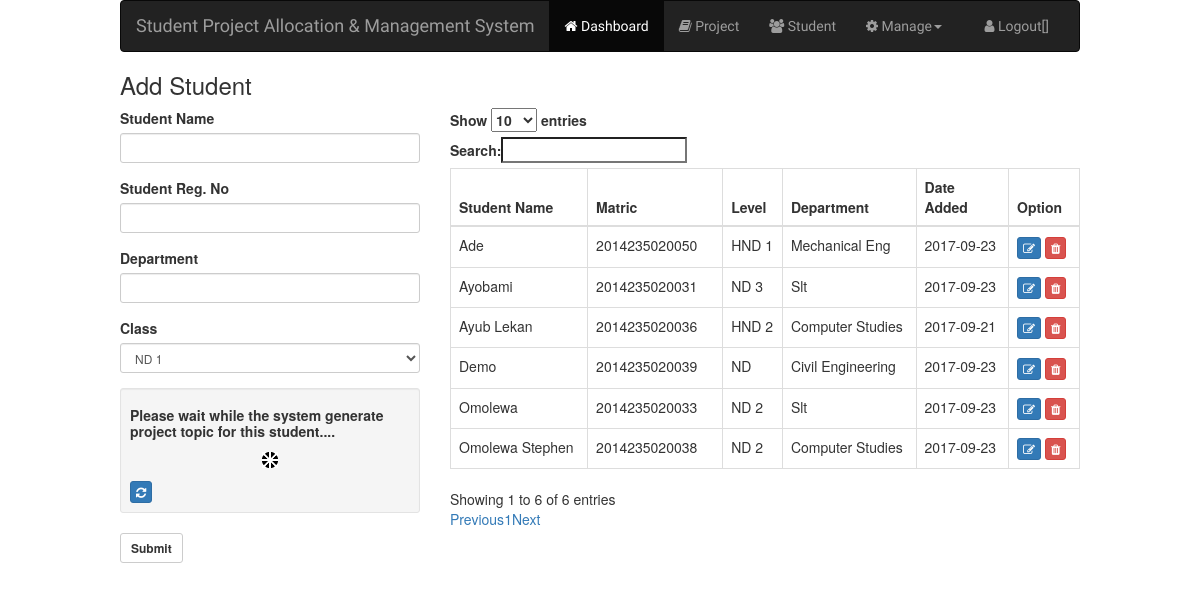
Screenshot of /create-student.php with the database file from the repository.
### tables this page shows
CREATE TABLE `student` (
  `id` int(11) NOT NULL,
  `name` varchar(255) NOT NULL,
  `department` varchar(50) NOT NULL,
  `level` varchar(50) NOT NULL,
  `matric` varchar(50) NOT NULL,
  `date` date NOT NULL,
  `project_id` int(11) NOT NULL
);

### all_student.php (the view)
<table class="table table-bordered table-hover project_table">
	<thead>
		<tr>
			<th>Student Name</th>
			<th>Matric</th>
			<th>Level</th>
			<th>Department</th>
      <th>Date Added</th>
			<th>Option</th>
		</tr>
	</thead>
	<tbody>
		<?php
           $query = $db->query("SELECT * FROM student");
             $rows = $query->fetchAll(PDO::FETCH_OBJ);
             foreach($rows as $row){
               $name = $row->name;
               $department = $row->department;
               $level = $row->level;
               $matric = $row->matric;
               $date = $row->date;
        ?>
             <tr>
             	<td><?php echo $name; ?></td>
             	<td><?php echo $matric; ?></td>
             	<td><?php echo $level ?></td>
              <td><?php echo $department ?></td>
              <td><?php echo $date; ?></td>
             	<td>
             	    <a class="btn btn-xs btn-primary" href="edit_std_data.php?id=<?php echo $row->id; ?>"><i class="fa fa-edit"></i></a>
             		  <a class="btn btn-xs btn-danger" onclick="return confirm('Are you sure you want to delete project? ')" href="delete_std_data.php?id=<?php echo $row->id; ?>"><i class="fa fa-trash"></i></a>
             	</td>
             </tr>
        <?php
           }
		?>
	</tbody>
</table>

### css/style.css (style rules this page uses)
body { width: 80%; margin-left: 10%; }

### rows the page displays
student: name "Omolewa Stephen", matric "2014235020038", level "ND 2", department "Computer Studies", date "2017-09-23"
student: name "Ayub Lekan", matric "2014235020036", level "HND 2", department "Computer Studies", date "2017-09-21"
student: name "Ade", matric "2014235020050", level "HND 1", department "Mechanical Eng", date "2017-09-23"
student: name "Demo", matric "2014235020039", level "ND", department "Civil Engineering", date "2017-09-23"
student: name "Ayobami", matric "2014235020031", level "ND 3", department "Slt", date "2017-09-23"
student: name "Omolewa", matric "2014235020033", level "ND 2", department "Slt", date "2017-09-23"

### other values shown
PROJECT_NAME "Student Project Allocation & Management System"
